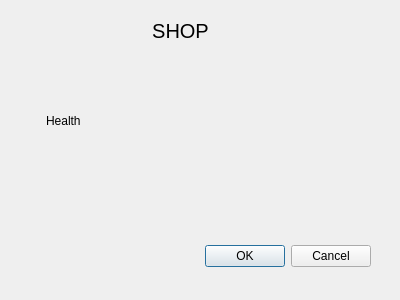
<?xml version="1.0" encoding="UTF-8"?>
<ui version="4.0">
 <class>shop</class>
 <widget class="QDialog" name="shop">
  <property name="geometry">
   <rect>
    <x>0</x>
    <y>0</y>
    <width>400</width>
    <height>300</height>
   </rect>
  </property>
  <property name="windowTitle">
   <string>Dialog</string>
  </property>
  <widget class="QDialogButtonBox" name="buttonBox">
   <property name="geometry">
    <rect>
     <x>30</x>
     <y>240</y>
     <width>341</width>
     <height>32</height>
    </rect>
   </property>
   <property name="orientation">
    <enum>Qt::Horizontal</enum>
   </property>
   <property name="standardButtons">
    <set>QDialogButtonBox::Cancel|QDialogButtonBox::Ok</set>
   </property>
  </widget>
  <widget class="QLabel" name="label">
   <property name="geometry">
    <rect>
     <x>60</x>
     <y>20</y>
     <width>241</width>
     <height>21</height>
    </rect>
   </property>
   <property name="font">
    <font>
     <pointsize>15</pointsize>
     <bold>false</bold>
    </font>
   </property>
   <property name="text">
    <string>SHOP</string>
   </property>
   <property name="alignment">
    <set>Qt::AlignCenter</set>
   </property>
  </widget>
  <widget class="QLabel" name="label_2">
   <property name="geometry">
    <rect>
     <x>46</x>
     <y>110</y>
     <width>61</width>
     <height>21</height>
    </rect>
   </property>
   <property name="text">
    <string>Health</string>
   </property>
  </widget>
 </widget>
 <resources/>
 <connections>
  <connection>
   <sender>buttonBox</sender>
   <signal>accepted()</signal>
   <receiver>shop</receiver>
   <slot>accept()</slot>
   <hints>
    <hint type="sourcelabel">
     <x>248</x>
     <y>254</y>
    </hint>
    <hint type="destinationlabel">
     <x>157</x>
     <y>274</y>
    </hint>
   </hints>
  </connection>
  <connection>
   <sender>buttonBox</sender>
   <signal>rejected()</signal>
   <receiver>shop</receiver>
   <slot>reject()</slot>
   <hints>
    <hint type="sourcelabel">
     <x>316</x>
     <y>260</y>
    </hint>
    <hint type="destinationlabel">
     <x>286</x>
     <y>274</y>
    </hint>
   </hints>
  </connection>
 </connections>
</ui>
